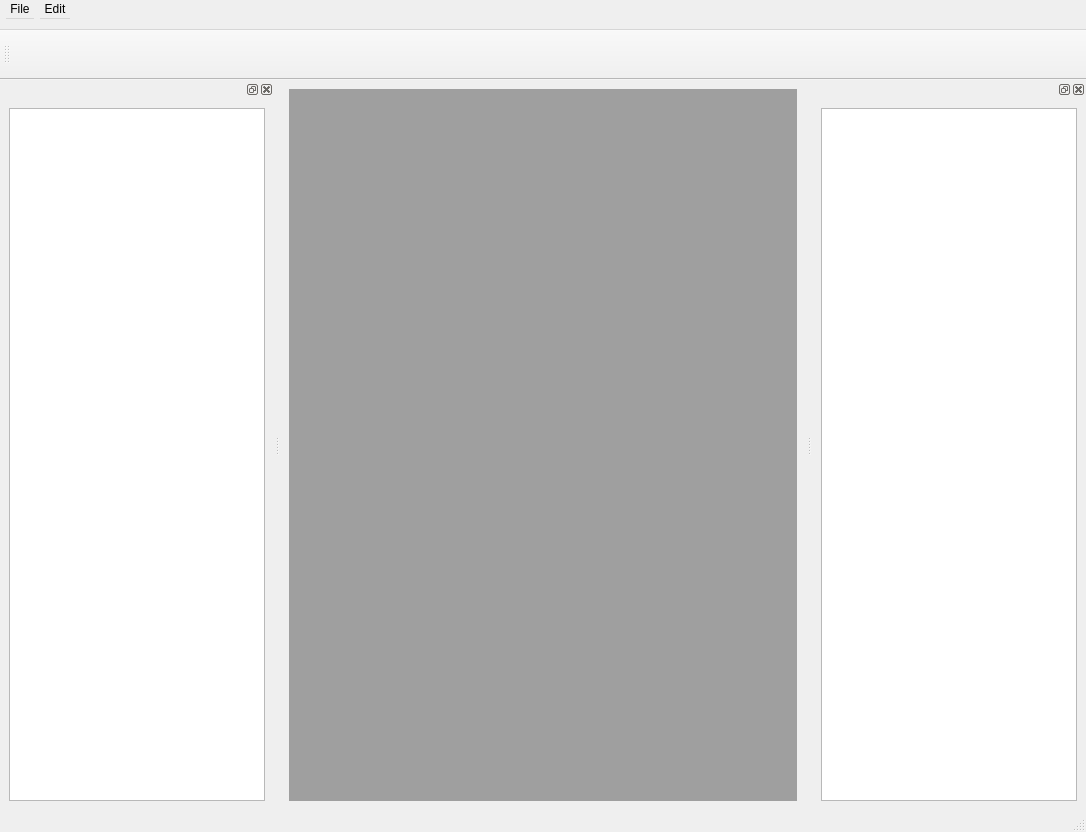
<?xml version="1.0" encoding="UTF-8"?>
<ui version="4.0">
 <class>MainWindow</class>
 <widget class="QMainWindow" name="MainWindow">
  <property name="geometry">
   <rect>
    <x>0</x>
    <y>0</y>
    <width>1086</width>
    <height>832</height>
   </rect>
  </property>
  <property name="windowTitle">
   <string>MainWindow</string>
  </property>
  <property name="dockNestingEnabled">
   <bool>true</bool>
  </property>
  <widget class="QWidget" name="centralwidget">
   <layout class="QHBoxLayout" name="horizontalLayout_4">
    <item>
     <widget class="QMdiArea" name="mdiArea"/>
    </item>
   </layout>
  </widget>
  <widget class="QMenuBar" name="menubar">
   <property name="geometry">
    <rect>
     <x>0</x>
     <y>0</y>
     <width>1086</width>
     <height>30</height>
    </rect>
   </property>
   <property name="minimumSize">
    <size>
     <width>0</width>
     <height>30</height>
    </size>
   </property>
   <widget class="QMenu" name="menuFile">
    <property name="title">
     <string>File</string>
    </property>
    <addaction name="actionOpen"/>
    <addaction name="actionSave"/>
    <addaction name="actionClose"/>
    <addaction name="actionImport"/>
   </widget>
   <widget class="QMenu" name="menuEdit">
    <property name="title">
     <string>Edit</string>
    </property>
   </widget>
   <addaction name="menuFile"/>
   <addaction name="menuEdit"/>
  </widget>
  <widget class="QStatusBar" name="statusbar"/>
  <widget class="QDockWidget" name="dockWidget_11">
   <attribute name="dockWidgetArea">
    <number>1</number>
   </attribute>
   <widget class="QWidget" name="dockWidgetContents_11">
    <layout class="QVBoxLayout" name="verticalLayout_2">
     <item>
      <widget class="QListView" name="listView_3"/>
     </item>
    </layout>
   </widget>
  </widget>
  <widget class="QDockWidget" name="dockWidget_12">
   <attribute name="dockWidgetArea">
    <number>2</number>
   </attribute>
   <widget class="QWidget" name="dockWidgetContents_12">
    <layout class="QVBoxLayout" name="verticalLayout">
     <item>
      <widget class="QListView" name="listView_4"/>
     </item>
    </layout>
   </widget>
  </widget>
  <widget class="QToolBar" name="toolBar_2">
   <property name="enabled">
    <bool>true</bool>
   </property>
   <property name="minimumSize">
    <size>
     <width>50</width>
     <height>50</height>
    </size>
   </property>
   <property name="windowTitle">
    <string>toolBar_2</string>
   </property>
   <attribute name="toolBarArea">
    <enum>TopToolBarArea</enum>
   </attribute>
   <attribute name="toolBarBreak">
    <bool>false</bool>
   </attribute>
  </widget>
  <action name="actionOpen">
   <property name="text">
    <string>Open</string>
   </property>
  </action>
  <action name="actionSave">
   <property name="text">
    <string>Save</string>
   </property>
  </action>
  <action name="actionClose">
   <property name="text">
    <string>Close</string>
   </property>
  </action>
  <action name="actionImport">
   <property name="text">
    <string>Import</string>
   </property>
  </action>
 </widget>
 <resources>
  <include location="images.qrc"/>
 </resources>
 <connections/>
</ui>
